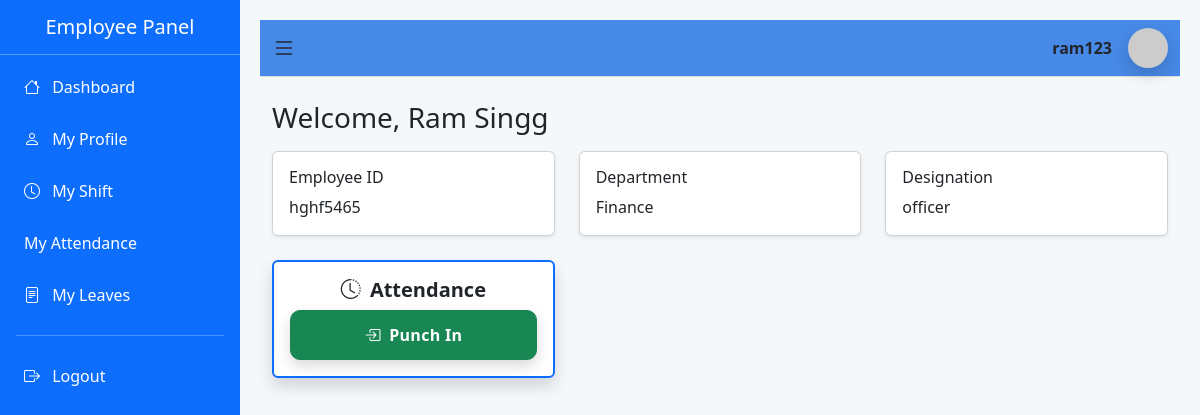
The app's page /employee/dashboard/ (signed in), older data.
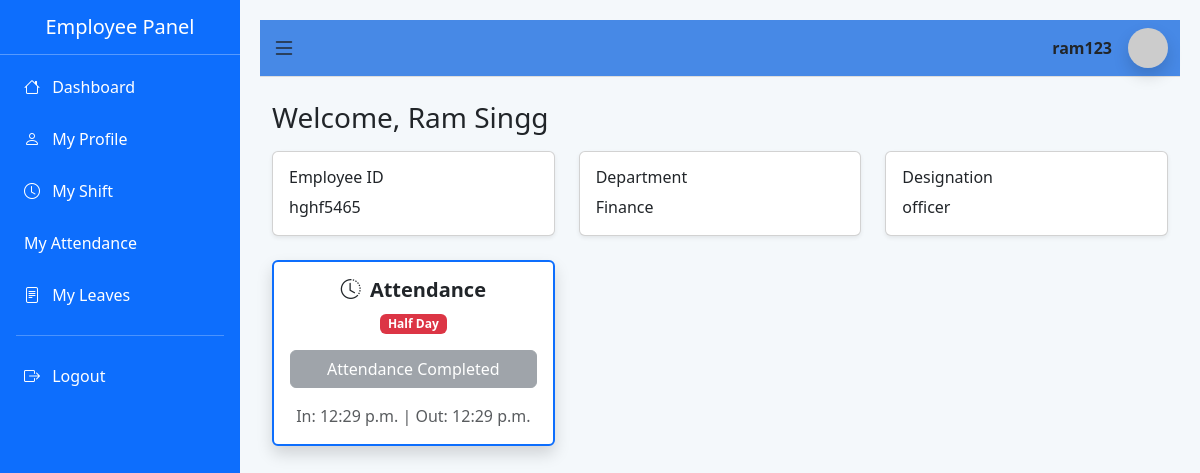
The same page, newer data.
### app/models.py (models this page shows, shortened)
class Attendance(models.Model):
    employee = models.ForeignKey(
        Employee,
        on_delete=models.CASCADE,
        related_name="attendance_records")
    date = models.DateField(default=timezone.now)
    punch_in = models.TimeField(null=True, blank=True)
    punch_out = models.TimeField(null=True, blank=True)
    working_hours = models.DecimalField(
        max_digits=5,
        decimal_places=2,
        null=True,
        blank=True)
    status = models.CharField(
    max_length=20,
    choices=[
        ('Present', 'Present'),
        ('Late', 'Late'),
        ('Half Day', 'Half Day'),
    ],
    default='Present')
    class Meta:
        ordering = ['-date']
        unique_together = ('employee', 'date')

### app/views.py (the view)
# urls.py: path('employee/dashboard/', views.employee_dashboard, name='employee_dashboard'),
@login_required(login_url='login')
def employee_dashboard(request):
    employee = get_object_or_404(Employee, user=request.user)
    today = timezone.localdate()
    today_attendance = Attendance.objects.filter(
        employee=employee,
        date=today
    ).first()
    return render(request, 'employee/employee_dashboard.html', {
        'employee': employee,
        'today_attendance': today_attendance,   # ✅ THIS WAS MISSING
    })

### app/models.py (called while the page is built)
    def full_name(self):
        return f"{self.first_name} {self.middle_name} {self.last_name}".strip()

### templates/employee/employee_dashboard.html (shortened to what this page needs)
{% extends 'employee/base_employee_dashboard.html' %}
{% block content %}
<div class="container mt-4">
  <h3 class="mb-3">Welcome, {{ employee.full_name }}</h3>
  <div class="row">
    <div class="col-md-4">
      <div class="card shadow-sm">
        <div class="card-body">
          <h6>Employee ID</h6>
          <p class="mb-0">{{ employee.employee_id }}</p>
        </div>
      </div>
    </div>
    <div class="col-md-4">
      <div class="card shadow-sm">
        <div class="card-body">
          <h6>Department</h6>
          <p class="mb-0">{{ employee.department.name }}</p>
        </div>
      </div>
    </div>
    <div class="col-md-4">
      <div class="card shadow-sm">
        <div class="card-body">
          <h6>Designation</h6>
          <p class="mb-0">{{ employee.designation.name }}</p>
        </div>
      </div>
    </div>
  </div>
  <div class="row mt-4 mb-4">
    <div class="col-md-4">
      <div class="card shadow border-primary border-2">
        <div class="card-body text-center">
          <h5 class="fw-bold mb-2">
            <i class="bi bi-clock-history me-1"></i> Attendance
          </h5>
          {% if today_attendance and today_attendance.status %}
            <span class="badge mb-3
              {% if today_attendance.status == 'Late' %}bg-warning
              {% elif today_attendance.status == 'Half Day' %}bg-danger
              {% else %}bg-success{% endif %}">
              {{ today_attendance.status }}
            </span>
          {% endif %}
          {% if not today_attendance %}
            <form method="post" action="{% url 'punch_in' %}">
              <button type="submit"
                      class="btn btn-success w-100 attendance-btn"
                      onclick="this.disabled=true; this.form.submit();">
                <i class="bi bi-box-arrow-in-right me-1"></i> Punch In
              </button>
            </form>
          {% else %}
            <button class="btn btn-secondary w-100" disabled>
              Attendance Completed
            </button>
          {% endif %}
          {% if today_attendance %}
            <p class="text-muted mt-3 mb-0">
              {% if today_attendance.punch_in %}
                In: {{ today_attendance.punch_in }}
              {% endif %}
              {% if today_attendance.punch_out %}
                | Out: {{ today_attendance.punch_out }}
              {% endif %}
            </p>
          {% endif %}
        </div>
      </div>
    </div>
  </div>
</div>
{% endblock %}

Row changes from the older to the newer data that the page shows:
added Attendance: status "Half Day", punch_in "12:29 p.m.", punch_out "12:29 p.m."
Text that changed along with them:
text no longer shown: "Punch In"
text now shown: "Attendance Completed In: | Out:"
